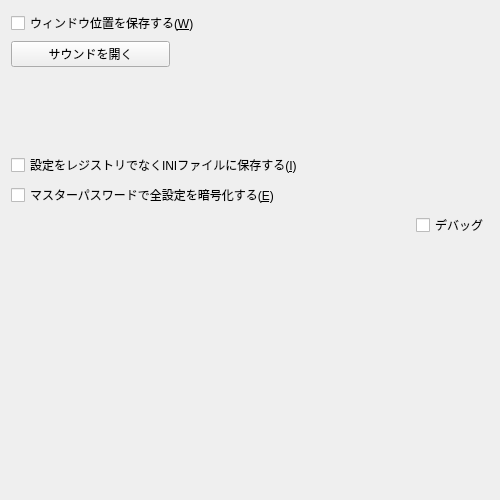
<?xml version="1.0" encoding="UTF-8"?>
<ui version="4.0">
 <class>OptionOtherForm</class>
 <widget class="QWidget" name="OptionOtherForm">
  <property name="geometry">
   <rect>
    <x>0</x>
    <y>0</y>
    <width>500</width>
    <height>500</height>
   </rect>
  </property>
  <layout class="QVBoxLayout" name="verticalLayout">
   <item>
    <widget class="QCheckBox" name="checkBox_SaveWinPos">
     <property name="text">
      <string>ウィンドウ位置を保存する(&amp;W)</string>
     </property>
    </widget>
   </item>
   <item>
    <layout class="QHBoxLayout" name="horizontalLayout_2" stretch="1,2">
     <item>
      <widget class="QPushButton" name="pushButton_OpenSound">
       <property name="text">
        <string>サウンドを開く</string>
       </property>
      </widget>
     </item>
     <item>
      <spacer name="horizontalSpacer_1">
       <property name="orientation">
        <enum>Qt::Orientation::Horizontal</enum>
       </property>
       <property name="sizeHint" stdset="0">
        <size>
         <width>40</width>
         <height>20</height>
        </size>
       </property>
      </spacer>
     </item>
    </layout>
   </item>
   <item>
    <widget class="QLabel" name="label">
     <property name="text">
      <string/>
     </property>
    </widget>
   </item>
   <item>
    <widget class="QLabel" name="label_2">
     <property name="text">
      <string/>
     </property>
    </widget>
   </item>
   <item>
    <widget class="QLabel" name="label_3">
     <property name="text">
      <string/>
     </property>
    </widget>
   </item>
   <item>
    <widget class="QLabel" name="label_4">
     <property name="text">
      <string/>
     </property>
    </widget>
   </item>
   <item>
    <widget class="QCheckBox" name="checkBox_RegType">
     <property name="text">
      <string>設定をレジストリでなくINIファイルに保存する(&amp;I)</string>
     </property>
    </widget>
   </item>
   <item>
    <widget class="QCheckBox" name="checkBox_EncryptAllSettings">
     <property name="text">
      <string>マスターパスワードで全設定を暗号化する(&amp;E)</string>
     </property>
    </widget>
   </item>
   <item>
    <layout class="QHBoxLayout" name="horizontalLayout">
     <item>
      <spacer name="horizontalSpacer_2">
       <property name="orientation">
        <enum>Qt::Orientation::Horizontal</enum>
       </property>
       <property name="sizeHint" stdset="0">
        <size>
         <width>40</width>
         <height>20</height>
        </size>
       </property>
      </spacer>
     </item>
     <item>
      <widget class="QCheckBox" name="checkBox_DebugConsole">
       <property name="text">
        <string>デバッグ</string>
       </property>
      </widget>
     </item>
    </layout>
   </item>
   <item>
    <spacer name="verticalSpacer">
     <property name="orientation">
      <enum>Qt::Orientation::Vertical</enum>
     </property>
     <property name="sizeHint" stdset="0">
      <size>
       <width>20</width>
       <height>253</height>
      </size>
     </property>
    </spacer>
   </item>
  </layout>
 </widget>
 <resources/>
 <connections>
  <connection>
   <sender>pushButton_OpenSound</sender>
   <signal>clicked()</signal>
   <receiver>OptionOtherForm</receiver>
   <slot>onClick_pushButton_OpenSound()</slot>
   <hints>
    <hint type="sourcelabel">
     <x>88</x>
     <y>48</y>
    </hint>
    <hint type="destinationlabel">
     <x>249</x>
     <y>250</y>
    </hint>
   </hints>
  </connection>
 </connections>
 <slots>
  <slot>onClick_pushButton_OpenSound()</slot>
 </slots>
</ui>
